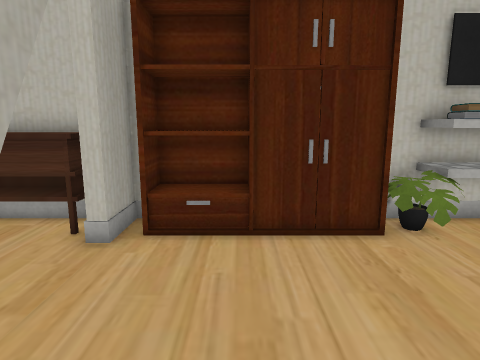
[1] (above)

12 first-person views from a walk through a Unity game level. The camera is 1.4 m above the floor, tilts 10° down and sees 75° across. The floor is counted in squares, 0.5 m on a side. Each view is taken from the middle of a square. On the plan, view 1 faces up. The plan holds only what a view shows up to about 20 squares ahead; the rest is blank. The player is left out. Some surface patterns are stand-ins.

[2]
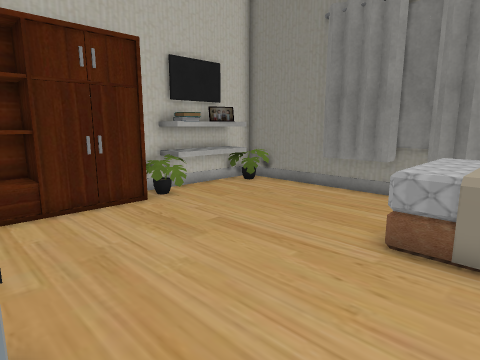

[3]
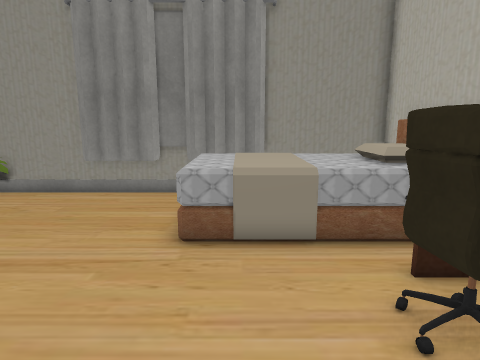

[4]
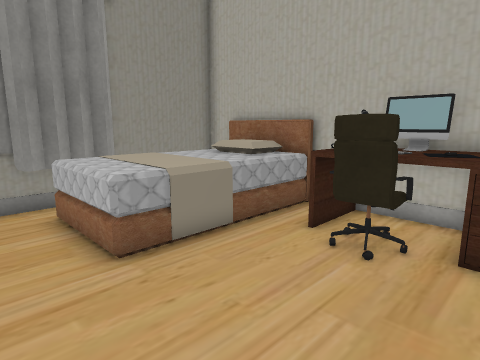

[5]
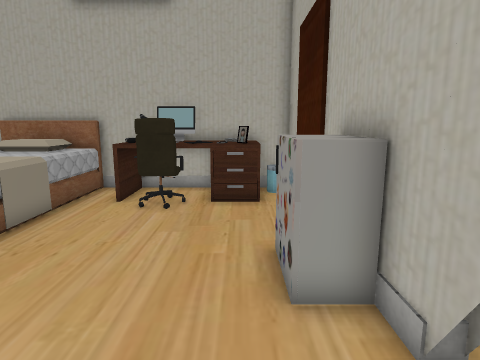

[6]
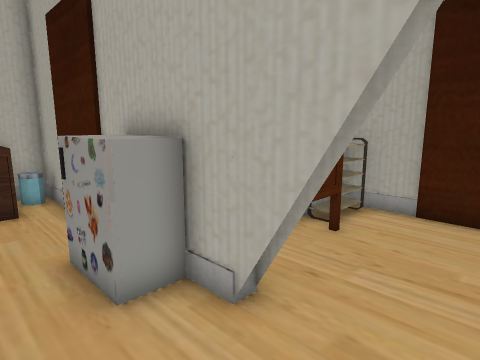

[7]
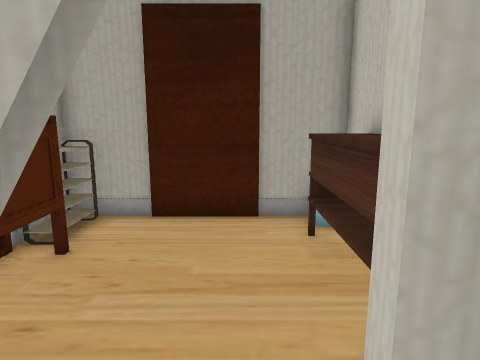

[8]
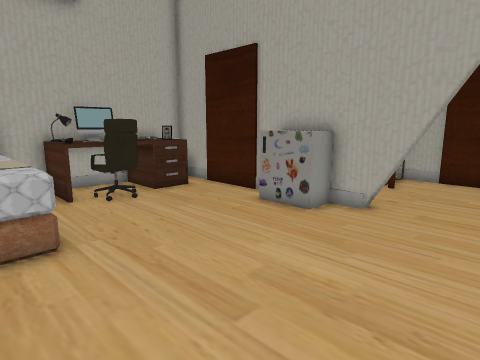

[9]
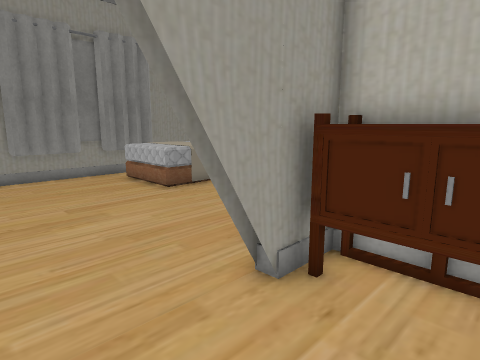

[10]
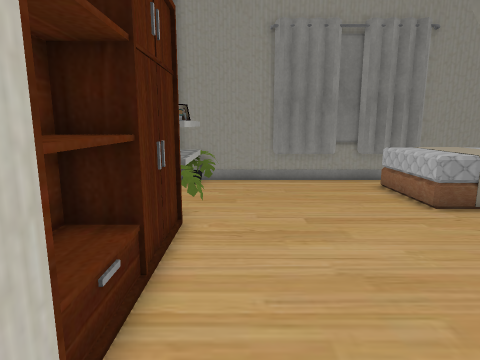

[11]
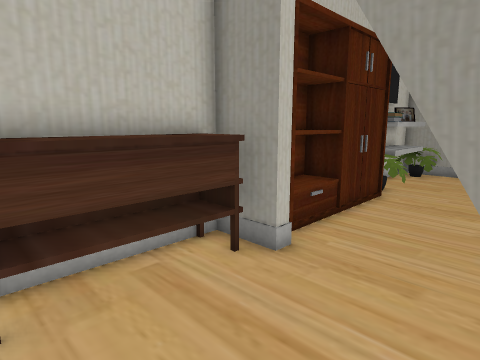

[12]
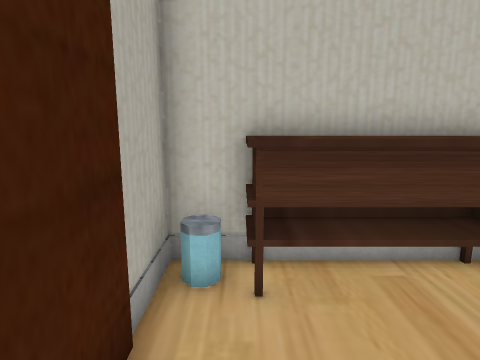

### Floor plan
Key: @ floor where view 1 was taken; # wall or solid block; . floor; = window, fence, low wall or low ledge; ^ raised ledge; E desk; C curtain; H chair; O other object.
Columns run from 11 left of view 1 to 11 right of it. Each row starts with its distance up from view 1.
  9  #^^^^^^##    # ^#^####
  8  #^^^^^^########^#^^#=#
  7  #.....##......==....=#
  6  #....................#
  5  #.....##.............#
  4  #.....##.............#
  3 ##.....##.............#
  2 ##^^^^^^#.............#
  1 #^^^ ^^^^E............#
  0         ^E.@..........#
 -1         #^......^^^^^.#
 -2         #.......^^^^^C#
 -3         #.......^^^^^ #
 -4         #...HH..^^^^^ #
 -5         #EEEHHH.^^^^^ #
 -6         #EEOEEOE^^^^^ #
 -7         ##EEEEEE^^^^  #
 -8         ###############

Where each view was taken, in squares from view 1:
view 1: 0 up, 0 right, facing up
view 2: 3 down, 2 left, facing up-right
view 3: 2 down, 2 left, facing right
view 4: 2 up, 1 left, facing down-right
view 5: 6 up, 1 left, facing down
view 6: 6 up, 0 right, facing down-left
view 7: 6 up, 1 left, facing left
view 8: 7 up, 7 right, facing down-left
view 9: 7 up, 7 left, facing down-right
view 10: 6 up, 5 left, facing right
view 11: 3 up, 9 left, facing up-right
view 12: 3 up, 9 left, facing up
